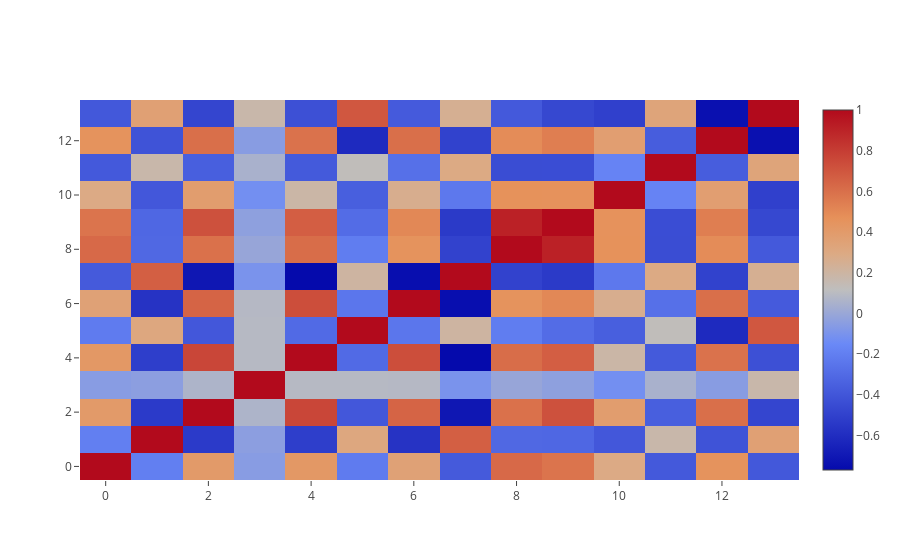

Write notebook code for a chart like this one.
### Markdown cell above
Let's plot it to have an idea what we deal with. For that we use very good package called `plotly` it allows to interact with the plot by hovering over it.

### Code cell
from plotly.offline import init_notebook_mode, iplot
import plotly.graph_objs as go

init_notebook_mode(connected=True)

trace = go.Heatmap(z=corr_matrix)
data=[trace]
iplot(data, filename='basic-heatmap')

### Figure 1 — Plotly figure (JSON) as saved in the notebook; plotly's stock layout.template omitted (floating-point values rounded to 4 significant figures; data arrays with more than 128 entries replaced by an {"elided": "..."} marker saying what was removed)
{"data": [{"type": "heatmap", "uid": "d5cf7c4a-7cb3-42da-9278-fcdbedcc9967", "z": {"elided": "14x14 float values"}}], "layout": {}}
